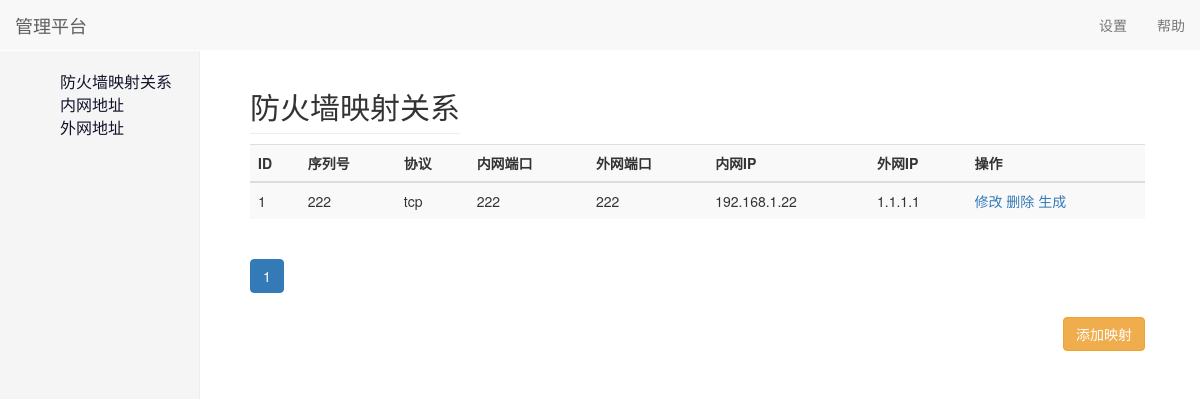
Before: /fwmapping/indexdetail/?page=2 with the older database file.
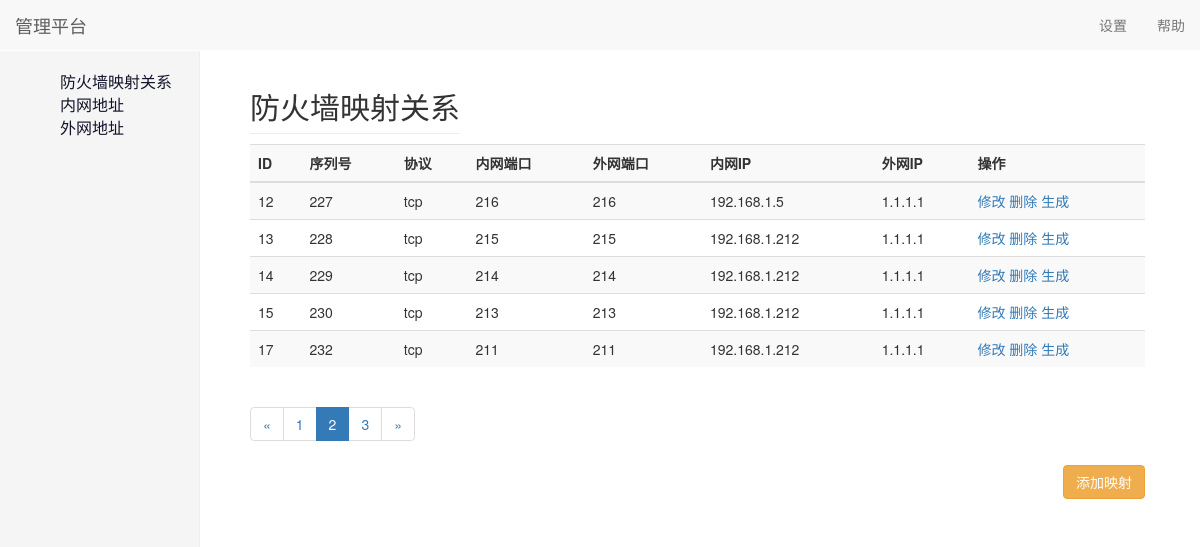
After: the same page with the newer database file.
### fwMapping/models.py (models this page shows, shortened)
class Mapping(models.Model):
    mapid = models.PositiveIntegerField()
    serid = models.PositiveIntegerField()
    chiose = ((1, "tcp"), (2, "udp"), (3, "icmp"))
    protocol = models.IntegerField(choices=chiose, default=1)
    lanport = models.PositiveIntegerField()
    wanport = models.PositiveIntegerField()
    lanip = models.ForeignKey(to='Laninter', on_delete=models.CASCADE)
    wanip = models.ForeignKey(to='Waninter', on_delete=models.CASCADE)
    class Meta:
        unique_together = ('lanip', 'lanport', 'wanport')

class Laninter(models.Model):
    lanip = models.GenericIPAddressField(unique=True)

class Waninter(models.Model):
    wanip = models.GenericIPAddressField(unique=True)

### fwMapping/views.py (the view)
# urls.py: path('indexdetail/', views.IndexDetail.as_view(), name="indexDetail"),
class IndexDetail(ListDeleteView):
    queryset = models.Mapping
    serializers_class = modelSer.MappingForm
    render_html = "indexDetail.html"
    page_num = 5

### fwMapping/public/generics.py (called while the page is built)
    def listView(self, request, *args, **kwargs):
        queryset = self.queryset.objects.all().order_by('pk')
        p = Paginator_page(request, queryset, self.page_num)
        get_list = p.get_page
        forms = self.serializers_class(request.POST)
        get_list["forms"] = forms
        return render(request, self.render_html, get_list)

### fwMapping/public/mixins.py (called while the page is built)
    def get(self, request, *args, **kwargs):
        return self.listView(request, *args, **kwargs)

### fwMapping/templates/indexDetail.html (shortened to what this page needs)
{% extends 'index.html' %}
{% block right_box %}
    {% load static %}
    <div class="clearfix">
        <h2 class="sub-header pull-left">防火墙映射关系</h2>
    </div>
    <div class="table-responsive">
        <table class="table table-striped">
            <tr>
                {% for form in forms %}
                    <th>{{ form.label }}</th>
                {% endfor %}
                <th colspan="2">操作</th>
            </tr>
            <tbody>
            {% for mapping in queryset %}
                <tr>
                    <td name="id">{{ mapping.id }}</td>
                    <td name="serid">{{ mapping.serid }}</td>
                    <td name="protocol">{{ mapping.get_protocol_display }}</td>
                    <td name="lanport">{{ mapping.lanport }}</td>
                    <td name="wanport">{{ mapping.wanport }}</td>
                    <td name="lanip">{{ mapping.lanip.lanip }}</td>
                    <td name="wanip">{{ mapping.wanip.wanip }}</td>
                    <td>
                        <span>
                            <a href="{% url 'fwMapping:change' %}?changeID={{ mapping.pk }}">修改</a>
                            <a href="#" class="delete">删除</a>
                            <a href="#" class="fw_sql">生成</a>
                        </span>
                    </td>
                </tr>
            {% endfor %}
            </tbody>
        </table>
    {% include 'paginator_page.html' %}
    </div>
    <a href="{% url 'fwMapping:change' %}">
        <button class="pull-right btn btn-warning">添加映射</button>
    </a>
{% endblock %}

Changed rows visible on the page:
no longer on this page (row edited): Mapping: id "1", serid "222", protocol "tcp", lanport "222", wanport "222", lanip.lanip "192.168.1.22", wanip.wanip "1.1.1.1"
added Mapping: id "12", serid "227", protocol "tcp", lanport "216", wanport "216", lanip.lanip "192.168.1.5", wanip.wanip "1.1.1.1"
added Mapping: id "13", serid "228", protocol "tcp", lanport "215", wanport "215", lanip.lanip "192.168.1.212", wanip.wanip "1.1.1.1"
added Mapping: id "14", serid "229", protocol "tcp", lanport "214", wanport "214", lanip.lanip "192.168.1.212", wanip.wanip "1.1.1.1"
added Mapping: id "15", serid "230", protocol "tcp", lanport "213", wanport "213", lanip.lanip "192.168.1.212", wanip.wanip "1.1.1.1"
added Mapping: id "17", serid "232", protocol "tcp", lanport "211", wanport "211", lanip.lanip "192.168.1.212", wanip.wanip "1.1.1.1"
Other visible differences:
list line gone: "1"
new list line: "1"
new list line: "2"
new list line: "3"
